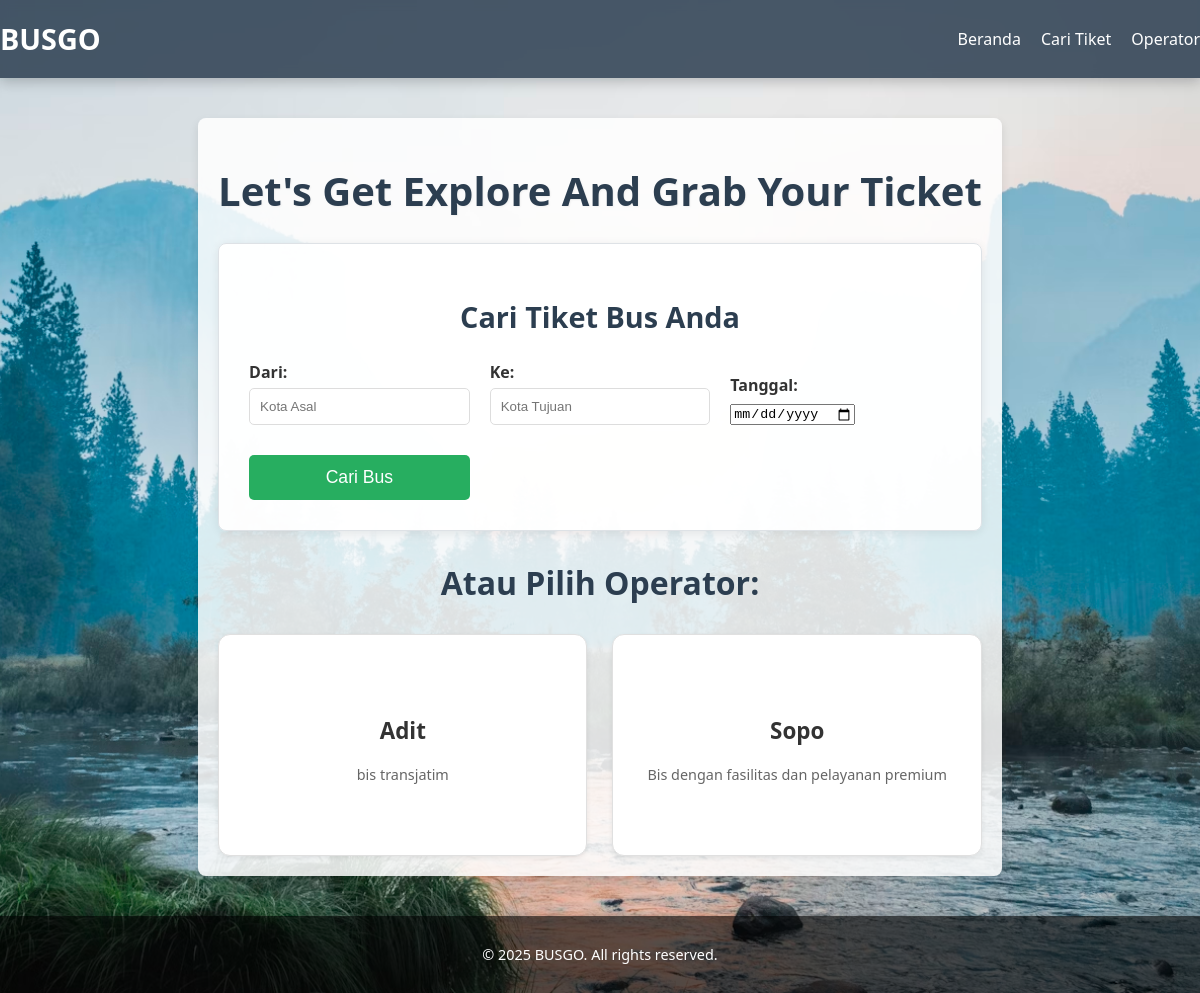
The page / on the database its author committed.
### bus/models.py (models this page shows, shortened)
class Operator(models.Model):
    name = models.CharField(max_length=100)
    description = models.TextField()
    slug = models.SlugField(unique=True) # Untuk URL yang lebih bersih (e.g., /transjatim/)

### bus/views.py (the view)
# urls.py: path('', views.home, name='home'),
def home(request):
    operators = Operator.objects.all() # Ambil semua operator dari database
    context = {
        'operators': operators
    }
    return render(request, 'bus/home.html', context)

### bus/templates/bus/home.html (shortened to what this page needs)
{% load static %}
<!DOCTYPE html>
<html lang="en">
<head>
    <link rel="stylesheet" href="{% static 'bus/css/style.css' %}">
</head>
<body>
    <header>
    <div class="nav-container">
      <h1 class="logo" href="{% url 'bus:home' %}">BUSGO</h1>
      <nav>
        <ul class="nav-links">
          <li><a href="{% url 'bus:home' %}">Beranda</a></li>
          <li><a href="{% url 'bus:search_schedules' %}">Cari Tiket</a></li>
          <li><a href="{% url 'bus:home' %}#operator">Operator</a></li>
        </ul>
      </nav>
    </div>
  </header>
    <main class="container">
        <h1 class="main-title">Let's Get Explore And Grab Your Ticket</h1>
        <div class="search-form-section">
            <h2>Cari Tiket Bus Anda</h2>
            <form action="{% url 'bus:search_schedules' %}" method="GET" class="search-form">
                <div class="form-group">
                    <label for="id_origin">Dari:</label>
                    <input type="text" id="id_origin" name="origin" placeholder="Kota Asal" value="{{ origin_query }}">
                </div>
                <div class="form-group">
                    <label for="id_destination">Ke:</label>
                    <input type="text" id="id_destination" name="destination" placeholder="Kota Tujuan" value="{{ destination_query }}">
                </div>
                <div class="form-group">
                    <label for="id_date">Tanggal:</label>
                    <input type="date" id="id_date" name="date" value="{{ date_query }}">
                </div>
                <button type="submit" class="btn-primary">Cari Bus</button>
            </form>
        </div>
        <h2 class="section-title">Atau Pilih Operator:</h2>
        <div class="operator-grid">
            {% for operator in operators %}
                <a href="{% url 'bus:operator_detail' operator_slug=operator.slug %}" class="operator-card-link">
                    <div class="operator-card">
                        <h3 class="operator-name">{{ operator.name }}</h3>
                        <p class="operator-desc">{{ operator.description|truncatechars:50 }}</p>
                    </div>
                </a>
            {% empty %}
                <p>Belum ada operator bus yang tersedia.</p>
            {% endfor %}
        </div>
    </main>
    <footer>
        <div class="footer-container">
            <p>&copy; 2025 BUSGO. All rights reserved.</p>
        </div>
</body>
</html>

### bus/static/bus/css/style.css (style rules this page uses)
header { background-color: rgba(44, 62, 80, 0.85); backdrop-filter: blur(4px); box-shadow: 0 4px 12px rgba(0, 0, 0, 0.2); }
.nav-container { display: flex; justify-content: space-between; align-items: center; max-width: 1200px; margin: 0 auto; flex-wrap: wrap; }
.logo { font-size: 1.8em; font-weight: bold; color: #fff; }
.nav-links { list-style: none; display: flex; gap: 20px; flex-wrap: wrap; }
.nav-links li a { color: #fff; text-decoration: none; font-weight: 500; padding: 0px; border-radius: 6px; transition: background-color 0.5s; }
body { margin: 0 0 0 0; font-family: 'Segoe UI', Tahoma, Verdana, sans-serif; background: no-repeat center center fixed; background-size: cover; background-image: url('../images/gambar.jpg'); color: #333; min-height: 100vh; display: flex; flex-direction: column; justify-content: space-between; }
.container { max-width: 960px; margin: 40px auto; padding: 20px; background-color: rgba(255, 255, 255, 0.85); border-radius: 8px; box-shadow: 0 4px 10px rgba(0, 0, 0, 0.1); }
.main-title { text-align: center; color: #2c3e50; margin: 25px 0 25px 0px; font-size: 2.5em; text-shadow: 1px 1px 2px rgba(0,0,0,0.05); }
.operator-grid { display: grid; grid-template-columns: repeat(auto-fit, minmax(200px, 1fr)); gap: 25px; }
.operator-card-link { text-decoration: none; color: inherit; }
.operator-card { background-color: #ffffff; border: 1px solid #e0e0e0; border-radius: 12px; padding: 20px; text-align: center; transition: all 0.3s ease; box-shadow: 0 2px 5px rgba(0,0,0,0.08); height: 180px; display: flex; flex-direction: column; justify-content: center; align-items: center; }
.operator-name { color: #333; font-size: 1.4em; margin-bottom: 5px; }
.operator-desc { color: #666; font-size: 0.9em; }
.form-group { margin-bottom: 15px; }
.form-group label { display: block; margin-bottom: 5px; font-weight: bold; }
.form-group input[type="text"], .form-group input[type="email"], .form-group input[type="number"], .form-group input[type="datetime-local"], .form-group select { width: 100%; padding: 10px; border: 1px solid #ddd; border-radius: 5px; box-sizing: border-box; }
button[type="submit"], .btn { background-color: #27ae60; color: white; padding: 10px 20px; border: none; border-radius: 5px; cursor: pointer; font-size: 1em; transition: background-color 0.3s ease; text-decoration: none; display: inline-block; text-align: center; }
.search-form-section { background-color: rgba(255, 255, 255, 0.95); border: 1px solid #dee2e6; border-radius: 8px; padding: 30px; box-shadow: 0 2px 10px rgba(0, 0, 0, 0.08); text-align: center; }
.search-form-section h2 { color: #2c3e50; margin-bottom: 25px; font-size: 1.8em; }
.search-form { display: grid; grid-template-columns: repeat(auto-fit, minmax(200px, 1fr)); gap: 20px; align-items: flex-end; }
.search-form .form-group { margin-bottom: 0; text-align: left; }
.search-form button[type="submit"] { width: 100%; padding: 12px; font-size: 1.1em; margin-top: 10px; }
.section-title { text-align: center; color: #2c3e50; margin-top: 30px; margin-bottom: 30px; font-size: 2em; }
footer { background-color: rgba(0, 0, 0, 0.6); color: white; text-align: center; padding: 1em; font-size: 0.9rem; margin-top: auto; box-shadow: 0 -2px 6px rgba(0, 0, 0, 0.1); }

### rows shown on the page
Operator: name "Adit", description "bis transjatim"
Operator: name "Sopo", description "Bis dengan fasilitas dan pelayanan premium"
